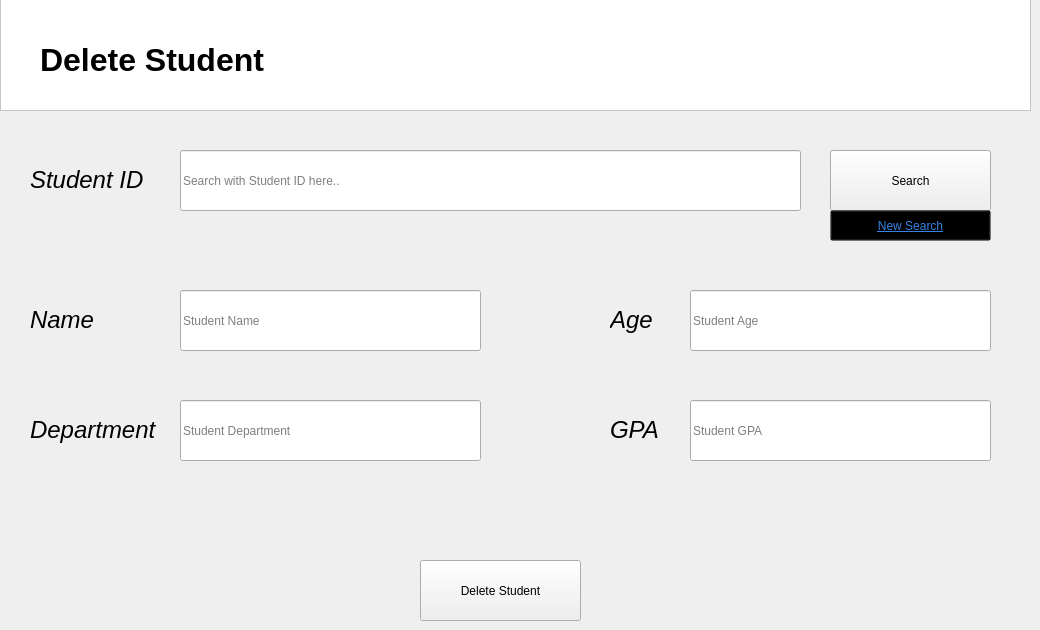
    <widget class="QWidget" name="delete_student_page">
     <widget class="QFrame" name="frame_title_6">
      <property name="geometry">
       <rect>
        <x>0</x>
        <y>-10</y>
        <width>1031</width>
        <height>121</height>
       </rect>
      </property>
      <property name="styleSheet">
       <string notr="true">background-color: rgb(255, 255, 255);</string>
      </property>
      <property name="frameShape">
       <enum>QFrame::Shape::StyledPanel</enum>
      </property>
      <property name="frameShadow">
       <enum>QFrame::Shadow::Raised</enum>
      </property>
      <widget class="QLabel" name="label_title_5">
       <property name="geometry">
        <rect>
         <x>40</x>
         <y>40</y>
         <width>441</width>
         <height>61</height>
        </rect>
       </property>
       <property name="text">
        <string>&lt;html&gt;&lt;head/&gt;&lt;body&gt;&lt;p&gt;&lt;span style=&quot; font-size:24pt; font-weight:700;&quot;&gt;Delete Student&lt;/span&gt;&lt;/p&gt;&lt;/body&gt;&lt;/html&gt;</string>
       </property>
      </widget>
     </widget>
     <widget class="QLabel" name="label_33">
      <property name="geometry">
       <rect>
        <x>30</x>
        <y>150</y>
        <width>131</width>
        <height>61</height>
       </rect>
      </property>
      <property name="styleSheet">
       <string notr="true">background-color: transparent;</string>
      </property>
      <property name="text">
       <string>&lt;html&gt;&lt;head/&gt;&lt;body&gt;&lt;p&gt;&lt;span style=&quot; font-size:18pt; font-style:italic;&quot;&gt;Student ID&lt;/span&gt;&lt;/p&gt;&lt;/body&gt;&lt;/html&gt;</string>
      </property>
     </widget>
     <widget class="QLineEdit" name="field_dept_d">
      <property name="geometry">
       <rect>
        <x>180</x>
        <y>400</y>
        <width>301</width>
        <height>61</height>
       </rect>
      </property>
      <property name="readOnly">
       <bool>false</bool>
      </property>
      <property name="placeholderText">
       <string>Student Department</string>
      </property>
     </widget>
     <widget class="QLabel" name="label_34">
      <property name="geometry">
       <rect>
        <x>30</x>
        <y>400</y>
        <width>151</width>
        <height>61</height>
       </rect>
      </property>
      <property name="styleSheet">
       <string notr="true">background-color: transparent;</string>
      </property>
      <property name="text">
       <string>&lt;html&gt;&lt;head/&gt;&lt;body&gt;&lt;p&gt;&lt;span style=&quot; font-size:18pt; font-style:italic;&quot;&gt;Department&lt;/span&gt;&lt;/p&gt;&lt;/body&gt;&lt;/html&gt;</string>
      </property>
     </widget>
     <widget class="QLineEdit" name="field_gpa_d">
      <property name="geometry">
       <rect>
        <x>690</x>
        <y>400</y>
        <width>301</width>
        <height>61</height>
       </rect>
      </property>
      <property name="readOnly">
       <bool>false</bool>
      </property>
      <property name="placeholderText">
       <string>Student GPA</string>
      </property>
     </widget>
     <widget class="QLabel" name="label_35">
      <property name="geometry">
       <rect>
        <x>610</x>
        <y>400</y>
        <width>81</width>
        <height>61</height>
       </rect>
      </property>
      <property name="styleSheet">
       <string notr="true">background-color: transparent;</string>
      </property>
      <property name="text">
       <string>&lt;html&gt;&lt;head/&gt;&lt;body&gt;&lt;p&gt;&lt;span style=&quot; font-size:18pt; font-style:italic;&quot;&gt;GPA&lt;/span&gt;&lt;/p&gt;&lt;/body&gt;&lt;/html&gt;</string>
      </property>
     </widget>
     <widget class="QLabel" name="label_36">
      <property name="geometry">
       <rect>
        <x>610</x>
        <y>290</y>
        <width>81</width>
        <height>61</height>
       </rect>
      </property>
      <property name="styleSheet">
       <string notr="true">background-color: transparent;</string>
      </property>
      <property name="text">
       <string>&lt;html&gt;&lt;head/&gt;&lt;body&gt;&lt;p&gt;&lt;span style=&quot; font-size:18pt; font-style:italic;&quot;&gt;Age&lt;/span&gt;&lt;/p&gt;&lt;/body&gt;&lt;/html&gt;</string>
      </property>
     </widget>
     <widget class="QLineEdit" name="field_name_d">
      <property name="geometry">
       <rect>
        <x>180</x>
        <y>290</y>
        <width>301</width>
        <height>61</height>
       </rect>
      </property>
      <property name="readOnly">
       <bool>false</bool>
      </property>
      <property name="placeholderText">
       <string>Student Name</string>
      </property>
     </widget>
     <widget class="QPushButton" name="btn_delete">
      <property name="geometry">
       <rect>
        <x>420</x>
        <y>560</y>
        <width>161</width>
        <height>61</height>
       </rect>
      </property>
      <property name="cursor">
       <cursorShape>PointingHandCursor</cursorShape>
      </property>
      <property name="text">
       <string>Delete Student</string>
      </property>
     </widget>
     <widget class="QLineEdit" name="field_search_d">
      <property name="geometry">
       <rect>
        <x>180</x>
        <y>150</y>
        <width>621</width>
        <height>61</height>
       </rect>
      </property>
      <property name="placeholderText">
       <string>Search with Student ID here..</string>
      </property>
     </widget>
     <widget class="QPushButton" name="btn_search_d">
      <property name="geometry">
       <rect>
        <x>830</x>
        <y>150</y>
        <width>161</width>
        <height>61</height>
       </rect>
      </property>
      <property name="cursor">
       <cursorShape>PointingHandCursor</cursorShape>
      </property>
      <property name="text">
       <string>Search</string>
      </property>
     </widget>
     <widget class="QLineEdit" name="field_age_d">
      <property name="geometry">
       <rect>
        <x>690</x>
        <y>290</y>
        <width>301</width>
        <height>61</height>
       </rect>
      </property>
      <property name="cursor">
       <cursorShape>IBeamCursor</cursorShape>
      </property>
      <property name="readOnly">
       <bool>false</bool>
      </property>
      <property name="placeholderText">
       <string>Student Age</string>
      </property>
     </widget>
     <widget class="QLabel" name="label_37">
      <property name="geometry">
       <rect>
        <x>30</x>
        <y>290</y>
        <width>81</width>
        <height>61</height>
       </rect>
      </property>
      <property name="styleSheet">
       <string notr="true">background-color: transparent;</string>
      </property>
      <property name="text">
       <string>&lt;html&gt;&lt;head/&gt;&lt;body&gt;&lt;p&gt;&lt;span style=&quot; font-size:18pt; font-style:italic;&quot;&gt;Name&lt;/span&gt;&lt;/p&gt;&lt;/body&gt;&lt;/html&gt;</string>
      </property>
     </widget>
     <widget class="QPushButton" name="btn_new_s">
      <property name="geometry">
       <rect>
        <x>830</x>
        <y>210</y>
        <width>161</width>
        <height>31</height>
       </rect>
      </property>
      <property name="font">
       <font>
        <underline>true</underline>
        <fontweight>DemiBold</fontweight>
       </font>
      </property>
      <property name="cursor">
       <cursorShape>PointingHandCursor</cursorShape>
      </property>
      <property name="styleSheet">
       <string notr="true">background-color: transparent;
color: rgb(53, 132, 228);</string>
      </property>
      <property name="text">
       <string>New Search</string>
      </property>
     </widget>
    </widget>
